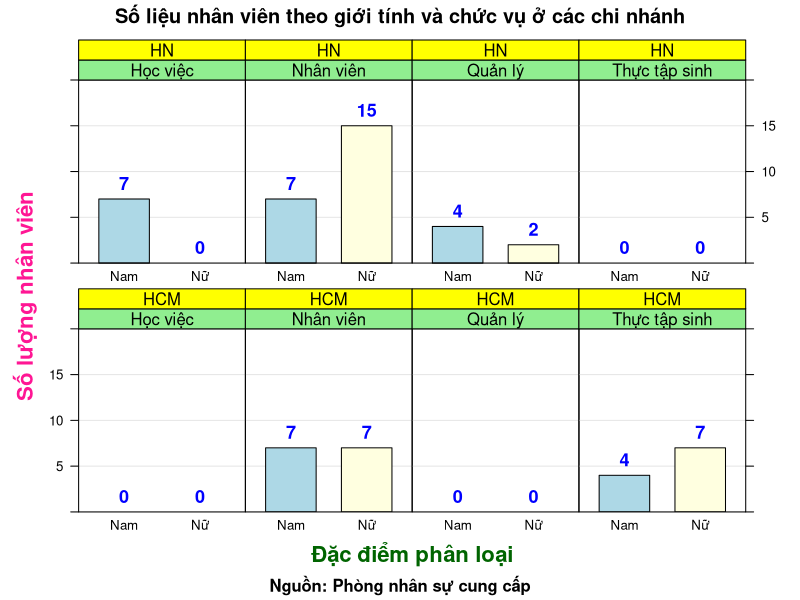
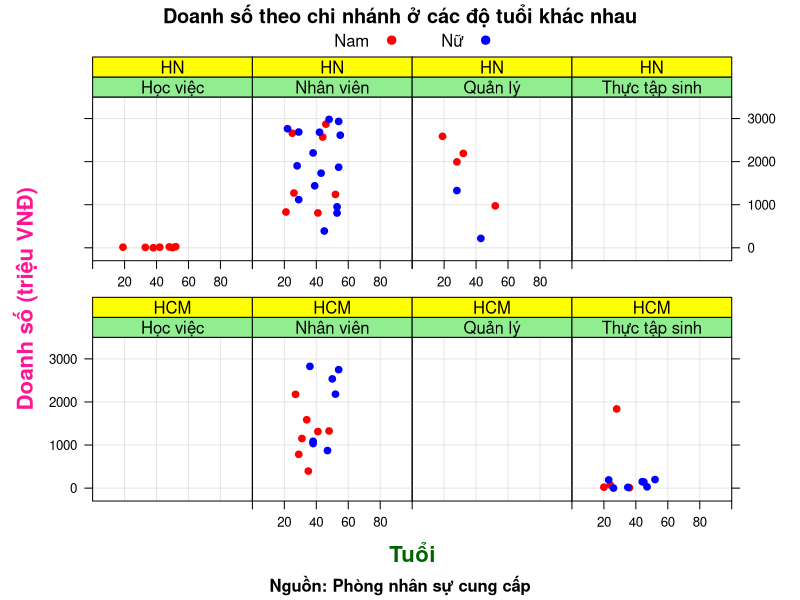

Write R code to recreate these figures, in order.
## ---- chunk 1
options(width = 1200)
knitr::opts_chunk$set(fig.width = 12, fig.height = 8, warning = FALSE, message = FALSE)
## ---- chunk 2
library(readxl)
df <- read_excel("doanh_thu_ban_hang.xlsx")
df <- as.data.frame(df)

df
## ---- chunk 3
library(lattice)

table(df$`Giới tính`,
      df$`Chức vụ`,
      df$`Chi nhánh`) -> ok_1

ok_2 <- as.data.frame(ok_1)

names(ok_2) <- c("gioi_tinh", "chuc_vu", "chi_nhanh", "count")

ok_2
## ---- chunk 4
lattice::barchart(count ~ gioi_tinh | chuc_vu + chi_nhanh, 
                  groups = gioi_tinh,
                  data = ok_2,
                  
                  horizontal = FALSE,
                  stack = TRUE,
                  col = c("lightblue", "lightyellow"),
                  
                  ## edit xy axis
                  scales = list(axs = "i",
                                draw = TRUE,
                                x = list(relation = "free"), # relation = free | same
                                y = list(relation = "same",
                                         limits = c(0, 20))
                                ),
                  
                  ## axis label and title
                  xlab = list(label = "Đặc điểm phân loại", fontsize = 16, col = "darkgreen", font = 2),
                  ylab = list(label = "Số lượng nhân viên", fontsize = 16, col = "#FF1694", font = 2),
                  main = "Số liệu nhân viên theo giới tính và chức vụ ở các chi nhánh",
                  sub = "Nguồn: Phòng nhân sự cung cấp",
                  
                  ## value above bar
                  par.settings = list(strip.background = list(col = c("lightgreen", "yellow"))),
                  
                  panel = function(x, y, subscripts, ...){
                    
                    panel.grid(h = -1,v = 0)
                    
                    panel.barchart(x, y, subscripts = subscripts,...)
                    
                    t <- aggregate(y ~ x, data.frame(x, y), FUN = sum)
                    
                    panel.text(t$x, t$y, 
                               labels = t$y, 
                               pos = 3, 
                               col = "blue",
                               fontsize = 13,
                               font = 2
                               
                               )
                    
                  }
                  
                  )
## ---- chunk 5
df$doanh_so <- df$`Doanh thu bán hàng` / 1000000

xyplot(doanh_so ~ `Tuổi` |`Chức vụ` + `Chi nhánh` , 
       data = df,
       groups = `Giới tính`,
       # layout = c(1, 2), # thay đổi vị trí các panel con
       pch = 19,
       col = c("red", "blue"),

       key = list (space = "top", column = 2,
                   text = list(c("Nam", "Nữ")),
                   points = list(pch = c(19, 19),
                                 col = c("red", "blue"))

                   ),
       
       ## axis label and title
       xlab = list(label = "Tuổi", fontsize = 16, col = "darkgreen", font = 2),
       ylab = list(label = "Doanh số (triệu VNĐ)", fontsize = 16, col = "#FF1694", font = 2),
       main = "Doanh số theo chi nhánh ở các độ tuổi khác nhau",
       sub = "Nguồn: Phòng nhân sự cung cấp",
       
       scales = list(axs = "i",
                     draw = TRUE,
                     x = list(relation = "free", # relation = free | same
                              limits = c(0, 100)), 
                     y = list(relation = "same",
                              limits = c(-300, 3500)
                              )
                     ),
       
       ## value above bar
       par.settings = list(strip.background = list(col = c("lightgreen", "yellow"))),
       
       type = c("g", "p") ## "g"rid and "p"oints
       
       )
